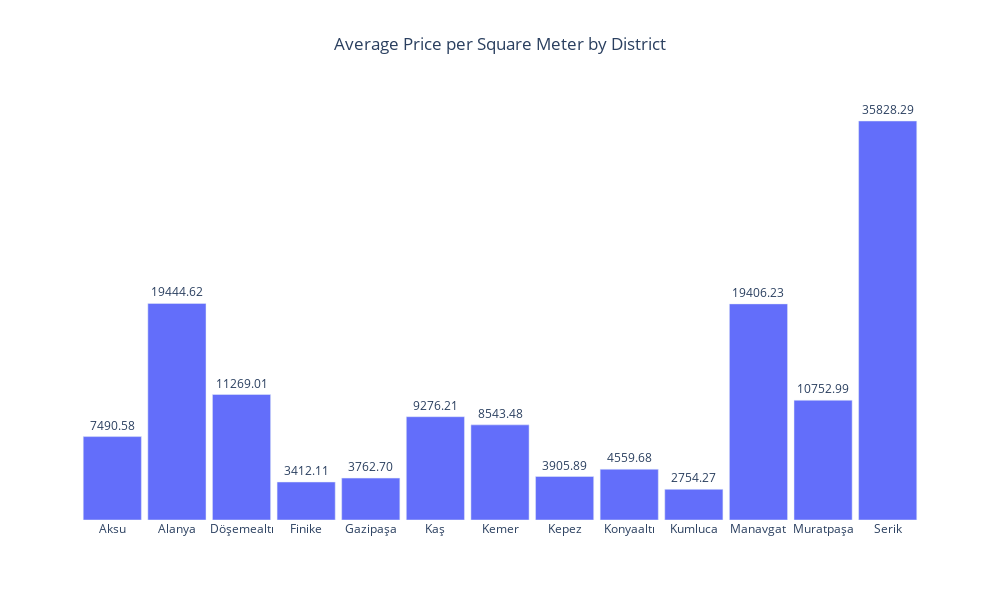

This figure's notebook cell:
### Code cell
# converting the result to a DataFrame for Plotly Express
df_avg_price = avg_price_per_m2.reset_index(name='Average Price per m2')

# plotting by using Plotly Express
fig = px.bar(df_avg_price, x='District', y='Average Price per m2',
             title='Average Price per Square Meter by District',
             labels={'Average Price per m2': 'Average Price per m2'},
             height=600, width=1000)  

# customizing the appearance
fig.update_layout(
    xaxis_title='',  # removing x-axis title
    yaxis_title='',  # removing y-axis title
    title_x=0.5,  # center the title
    plot_bgcolor='white',  # setting background color to white
)

# removing y-axis ticks and labels
fig.update_yaxes(ticks='', showticklabels=False)

# showing the values on top of the bars
fig.update_traces(texttemplate='%{y:.2f}', textposition='outside')

# center the plot
fig.update_layout(bargap=0.1)  

# showing the plot
fig.show()

### Figure 1 — Plotly figure (JSON) as saved in the notebook; plotly's stock layout.template omitted (floating-point values rounded to 4 significant figures)
{"data": [{"alignmentgroup": "True", "hovertemplate": "District=%{x}<br>Average Price per m2=%{y}<extra></extra>", "legendgroup": "", "marker": {"color": "#636efa", "pattern": {"shape": ""}}, "name": "", "offsetgroup": "", "orientation": "v", "showlegend": false, "textposition": "outside", "texttemplate": "%{y:.2f}", "type": "bar", "x": ["Aksu", "Alanya", "Döşemealtı", "Finike", "Gazipaşa", "Kaş", "Kemer", "Kepez", "Konyaaltı", "Kumluca", "Manavgat", "Muratpaşa", "Serik"], "xaxis": "x", "y": [7491.0, 19440.0, 11270.0, 3412.0, 3763.0, 9276.0, 8543.0, 3906.0, 4560.0, 2754.0, 19410.0, 10750.0, 35830.0], "yaxis": "y"}], "layout": {"bargap": 0.1, "barmode": "relative", "height": 600, "legend": {"tracegroupgap": 0}, "plot_bgcolor": "white", "title": {"text": "Average Price per Square Meter by District", "x": 0.5}, "width": 1000, "xaxis": {"anchor": "y", "autorange": true, "domain": [0, 1], "range": [-0.5, 12.5], "title": {"text": ""}, "type": "category"}, "yaxis": {"anchor": "x", "autorange": true, "domain": [0, 1], "range": [0, 37710.0], "showticklabels": false, "ticks": "", "title": {"text": ""}, "type": "linear"}}}
